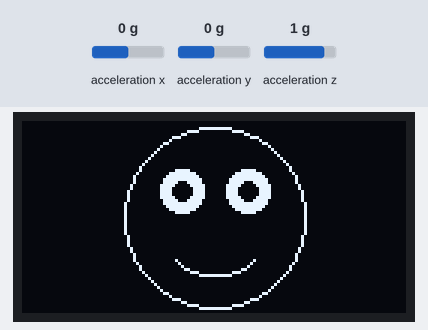
This sketch was run on a simulated ESP32. Parts: 128×64 one-colour display. The test bench sets the inputs (shaded band); at power-on: acceleration x 0 g, acceleration y 0 g, acceleration z 1 g.

Above: at 1.2 s.
1.3 s: acceleration x set to -1.4 g
At 2.5 s:
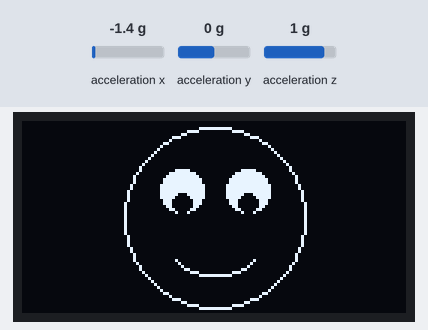
2.8 s: acceleration y set to -1.4 g
At 3.8 s:
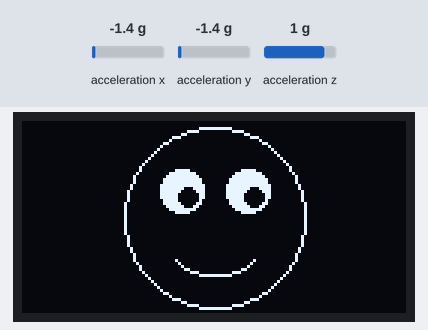
5.8 s: acceleration x set to 0 g
At 7.0 s:
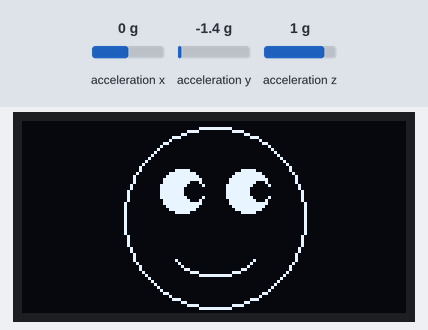
7.3 s: acceleration y set to 0.8 g
At 8.0 s:
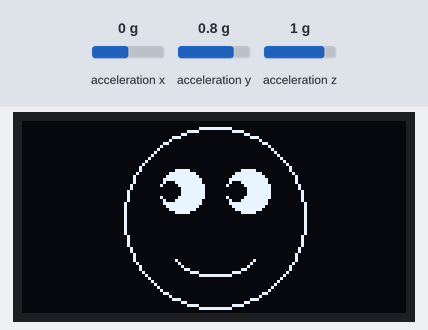
Timing chart, 0 to 10.3 s (numbered marks = the images above; inputs shaded):
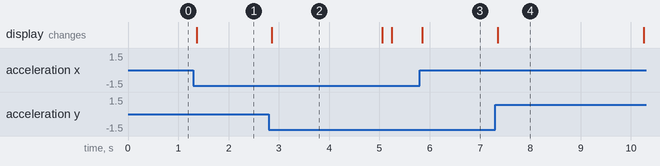

Measured:
- after the input at 1.3 s, the display: changes after 0.07 s (image 1)
- after the input at 2.8 s, the display: changes after 0.06 s (image 2)
- after the input at 5.8 s, the display: changes after 0.06 s (image 3)
- after the input at 7.3 s, the display: changes after 0.05 s (image 4)
- what the display in image 2 shows lasts 2.2 s, from 2.9 s to 5.1 s

The sketch:

ESP32-CAM_-_C_digo.ino
```cpp
#include <Wire.h>
#include <Adafruit_GFX.h>
#include <Adafruit_SSD1306.h>
#include <Adafruit_ADXL345_U.h>
#include <Adafruit_Sensor.h>

// ============================================================
// I2C CUSTOM (ESP32-CAM)
// ============================================================
#define SDA_PIN 14
#define SCL_PIN 15

// ============================================================
// DISPLAY
// ============================================================
#define LARGURA 128
#define ALTURA 64

Adafruit_SSD1306 display(LARGURA, ALTURA, &Wire, -1);

// ============================================================
// SENSOR ADXL345
// ============================================================
Adafruit_ADXL345_Unified accel = Adafruit_ADXL345_Unified(12345);

// ============================================================
// ROSTO
// ============================================================
#define ROSTO_CX   64
#define ROSTO_CY   32
#define ROSTO_R    30

#define OLHO_OFFSET_Y   -9
#define OLHO_DIST_X     11
#define ORBITA_R         7
#define PUPILA_R         3
#define MOVIMENTO_MAX    4

#define BOCA_OFFSET_Y   14
#define BOCA_LARGURA    13
#define BOCA_ALTURA      5

#define SENSIBILIDADE  1.5

#define INTERVALO_PISCAR  5000
#define TEMPO_PISCAR       150

bool piscando = false;
unsigned long ultimaPisca = 0;
unsigned long inicioPisca = 0;

// ============================================================

float limitar(float valor, float minVal, float maxVal) {
  if (valor < minVal) return minVal;
  if (valor > maxVal) return maxVal;
  return valor;
}

void desenharOlho(int cx, int cy, bool fechado, int px, int py) {
  if (fechado) {
    display.drawFastHLine(cx - ORBITA_R, cy, ORBITA_R * 2, SSD1306_WHITE);
  } else {
    display.fillCircle(cx, cy, ORBITA_R, SSD1306_WHITE);
    display.fillCircle(px, py, PUPILA_R, SSD1306_BLACK);
  }
}

// ============================================================

void setup() {
  Serial.begin(115200);

  // I2C custom
  Wire.begin(SDA_PIN, SCL_PIN);

  // OLED
  if (!display.begin(SSD1306_SWITCHCAPVCC, 0x3C)) {
    Serial.println("OLED não encontrado!");
    while (true);
  }

  // ADXL345
  if (!accel.begin()) {
    Serial.println("ADXL345 não encontrado!");
    while (true);
  }

  accel.setRange(ADXL345_RANGE_2_G);

  ultimaPisca = millis();
}

// ============================================================

void loop() {
  unsigned long agora = millis();

  // Piscada
  if (!piscando && (agora - ultimaPisca >= INTERVALO_PISCAR)) {
    piscando = true;
    inicioPisca = agora;
  }

  if (piscando && (agora - inicioPisca >= TEMPO_PISCAR)) {
    piscando = false;
    ultimaPisca = agora;
  }

  // Leitura ADXL345
  sensors_event_t event;
  accel.getEvent(&event);

  float ax = -(event.acceleration.y / 9.8) * SENSIBILIDADE;
  float ay = -(event.acceleration.x / 9.8) * SENSIBILIDADE;

  ax = limitar(ax, -1.0, 1.0);
  ay = limitar(ay, -1.0, 1.0);

  float dx = ax * MOVIMENTO_MAX;
  float dy = ay * MOVIMENTO_MAX;

  float dist = sqrt(dx * dx + dy * dy);
  if (dist > MOVIMENTO_MAX) {
    dx = dx / dist * MOVIMENTO_MAX;
    dy = dy / dist * MOVIMENTO_MAX;
  }

  int olhoEsqX = ROSTO_CX - OLHO_DIST_X;
  int olhoDirX = ROSTO_CX + OLHO_DIST_X;
  int olhoY = ROSTO_CY + OLHO_OFFSET_Y;

  int bocaCY = ROSTO_CY + BOCA_OFFSET_Y;
  int limiteInferior = (bocaCY - PUPILA_R - 1) - olhoY;

  float dyFinal = (dy > limiteInferior) ? limiteInferior : dy;

  int pEsqX = olhoEsqX + (int)dx;
  int pEsqY = olhoY + (int)dyFinal;
  int pDirX = olhoDirX + (int)dx;
  int pDirY = olhoY + (int)dyFinal;

  display.clearDisplay();

  display.drawCircle(ROSTO_CX, ROSTO_CY, ROSTO_R, SSD1306_WHITE);

  desenharOlho(olhoEsqX, olhoY, piscando, pEsqX, pEsqY);
  desenharOlho(olhoDirX, olhoY, piscando, pDirX, pDirY);

  for (int i = -BOCA_LARGURA; i <= BOCA_LARGURA; i++) {
    int curva = (i * i * BOCA_ALTURA) / (BOCA_LARGURA * BOCA_LARGURA);
    int xb = ROSTO_CX + i;
    int yb = bocaCY + BOCA_ALTURA - curva;
    display.drawPixel(xb, yb, SSD1306_WHITE);
  }

  display.display();
  delay(20);
}
```
